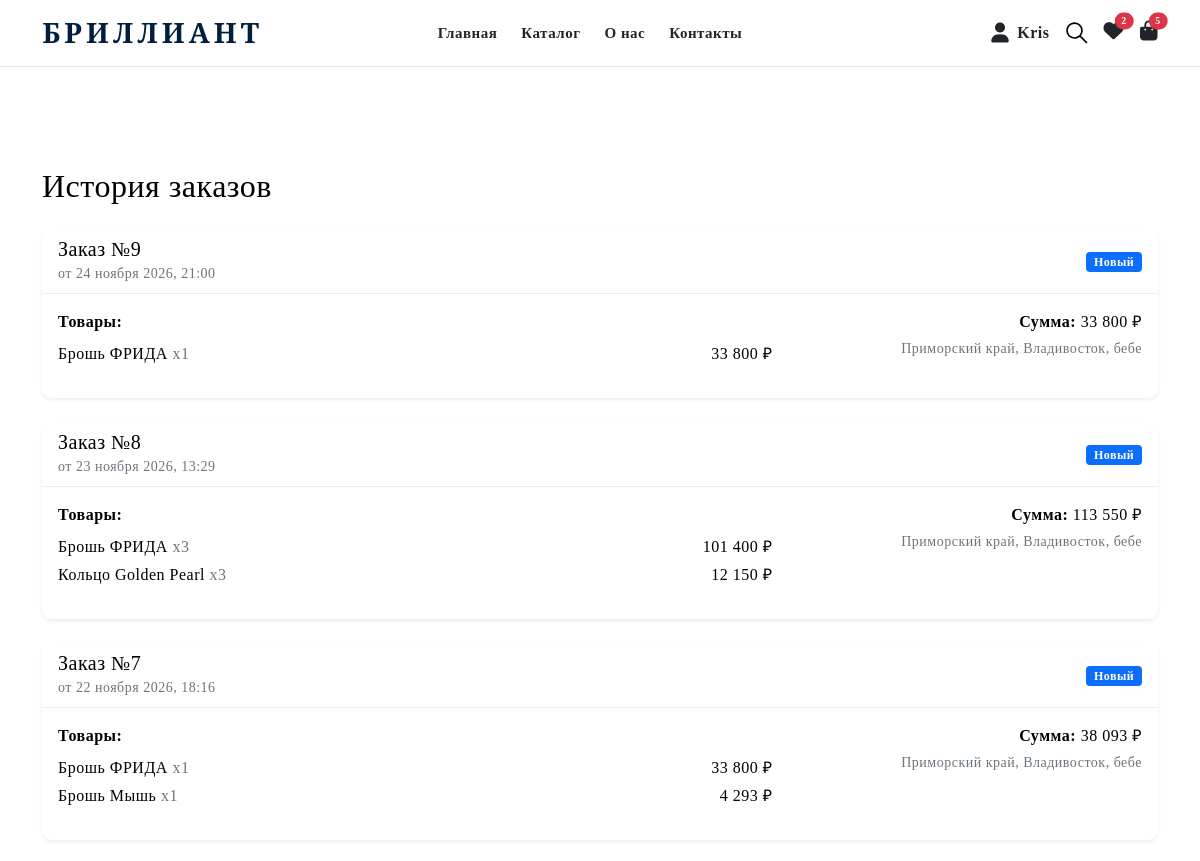
Page /my-orders/ (signed in, upper part) on the earlier database version.
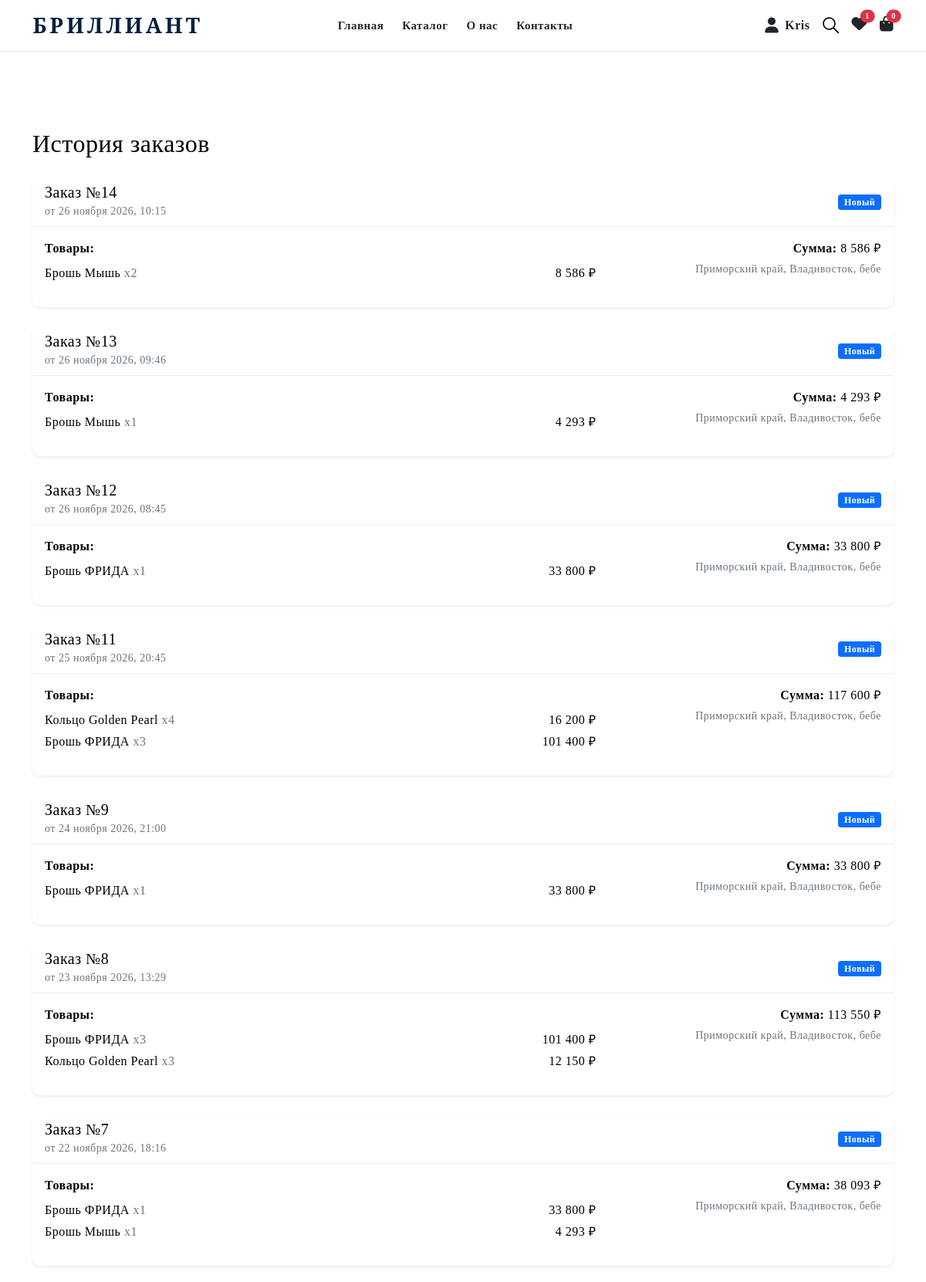
Same page on the later database version.
### users/models.py (models this page shows, shortened)
class Cart(models.Model):
    user = models.OneToOneField(User, on_delete=models.CASCADE, verbose_name="Пользователь")
    created_at = models.DateTimeField(auto_now_add=True)
    @property
    def total_items(self):
        return sum(item.quantity for item in self.items.all())

class CartItem(models.Model):
    cart = models.ForeignKey(Cart, related_name='items', on_delete=models.CASCADE)
    product = models.ForeignKey(Product, on_delete=models.CASCADE)
    quantity = models.PositiveIntegerField(default=1)

class Order(models.Model):
    STATUS_CHOICES = (
        ('new', 'Новый'),
        ('processing', 'В обработке'),
        ('shipped', 'Отправлен'),
        ('delivered', 'Доставлен'),
        ('cancelled', 'Отменен'),
    )
    user = models.ForeignKey(User, on_delete=models.CASCADE, verbose_name="Пользователь")
    first_name = models.CharField('Имя', max_length=50)
    last_name = models.CharField('Фамилия', max_length=50)
    phone = models.CharField('Телефон', max_length=20)
    email = models.EmailField('Email')
    address = models.CharField('Адрес', max_length=255)
    city = models.CharField('Город', max_length=100)
    postal_code = models.CharField('Индекс', max_length=20)
    region = models.CharField('Область', max_length=100, blank=True)
    created_at = models.DateTimeField('Дата создания', auto_now_add=True)
    status = models.CharField('Статус', max_length=20, choices=STATUS_CHOICES, default='new')
    total_price = models.DecimalField('Общая сумма', max_digits=10, decimal_places=2)

class OrderItem(models.Model):
    order = models.ForeignKey(Order, related_name='items', on_delete=models.CASCADE)
    product = models.ForeignKey(Product, on_delete=models.SET_NULL, null=True)
    price = models.DecimalField('Цена', max_digits=10, decimal_places=2)
    quantity = models.PositiveIntegerField('Количество', default=1)
    @property
    def total_price(self):
        return self.price * self.quantity

### main/models.py (models this page shows, shortened)
class Product(models.Model):
    article = models.CharField('Артикул', max_length=50)
    title = models.CharField('Название', max_length=100)
    price = models.DecimalField('Цена', max_digits=10, decimal_places=2)
    description = models.TextField('Описание')
    image = models.ImageField(upload_to='products/', verbose_name="Фото")
    category = models.ForeignKey(Category, on_delete=models.SET_NULL, null=True, verbose_name="Категория")
    vendor = models.ForeignKey(Vendor, on_delete=models.SET_NULL, null=True, verbose_name="Бренд")
    metal = models.ForeignKey(Metal, on_delete=models.SET_NULL, null=True, verbose_name="Металл")
    color = models.ForeignKey(Color, on_delete=models.SET_NULL, null=True, verbose_name="Цвет")
    size = models.ForeignKey(Size, on_delete=models.SET_NULL, null=True, verbose_name="Размер")

### users/views.py (the view)
# urls.py: path('my-orders/', views.order_history, name='order_history'),
@login_required
def order_history(request):
    orders = Order.objects.filter(user=request.user).order_by('-created_at')
    return render(request, 'users/order_history.html', {'orders': orders})

### users/context_processors.py (called while the page is built)
def global_counts(request):
    if request.user.is_authenticated:
        cart = Cart.objects.filter(user=request.user).first()
        return {
            'global_cart': cart,
            'global_wishlist_count': WishlistItem.objects.filter(user=request.user).count(),
        }
    return {
        'global_cart': None,
        'global_wishlist_count': 0,
    }

### main/templates/users/order_history.html
{% extends 'base.html' %}
{% load static %}
{% load humanize %}
{% block content %}
<div class="container mt-100 mb-100">
    <h2 class="mb-4">История заказов</h2>
    {% if orders %}
        <div class="row">
            {% for order in orders %}
            <div class="col-12 mb-4">
                <div class="card shadow-sm border-0" style="border-radius: 10px;">
                    <div class="card-header bg-white d-flex justify-content-between align-items-center" style="border-bottom: 1px solid #eee;">
                        <div>
                            <h5 class="mb-0">Заказ №{{ order.id }}</h5>
                            <small class="text-muted">от {{ order.created_at|date:"d E Y, H:i" }}</small>
                        </div>
                        <div>
                            {% if order.status == 'new' %}
                                <span class="badge bg-primary">Новый</span>
                            {% elif order.status == 'processing' %}
                                <span class="badge bg-warning text-dark">В обработке</span>
                            {% elif order.status == 'shipped' %}
                                <span class="badge bg-info text-dark">Отправлен</span>
                            {% elif order.status == 'delivered' %}
                                <span class="badge bg-success">Доставлен</span>
                            {% else %}
                                <span class="badge bg-secondary">{{ order.get_status_display }}</span>
                            {% endif %}
                        </div>
                    </div>
                    <div class="card-body">
                        <div class="row">
                            <div class="col-md-8">
                                <strong>Товары:</strong>
                                <ul class="list-unstyled mt-2">
                                    {% for item in order.items.all %}
                                    <li class="d-flex justify-content-between mb-1">
                                        <span>{{ item.product.title }} <span class="text-muted">x{{ item.quantity }}</span></span>
                                        <span>{{ item.total_price|floatformat:0|intcomma }} ₽</span>
                                    </li>
                                    {% endfor %}
                                </ul>
                            </div>
                            <div class="col-md-4 text-md-end mt-3 mt-md-0">
                                <p class="mb-1"><strong>Сумма:</strong> {{ order.total_price|floatformat:0|intcomma }} ₽</p>
                                <p class="mb-0 text-muted small">
                                    {{ order.region }}, {{ order.city }}, {{ order.address }}
                                </p>
                            </div>
                        </div>
                    </div>
                </div>
            </div>
            {% endfor %}
        </div>
    {% else %}
        <div class="text-center py-5">
            <h4 class="text-muted">У вас пока нет заказов 😔</h4>
            <a href="/collection" class="btn btn-primary mt-3">Перейти в магазин</a>
        </div>
    {% endif %}
</div>
{% endblock %}

### main/templates/base.html (shortened to what this page needs)
{% load static %}
<!doctype html>
<html lang="ru" class="no-js" style="scroll-behavior: smooth;">
<head>
    <link rel="stylesheet" href="{% static 'css/vendor.css' %}">
    <link rel="stylesheet" href="{% static 'css/style.css' %}">
    <link rel="stylesheet" href="https://cdnjs.cloudflare.com/ajax/libs/font-awesome/6.0.0/css/all.min.css">
</head>
<body>
    <div class="body-wrapper">
        <header class="sticky-header border-btm-black header-1 bg-white">
            <div class="header-bottom py-3">
                <div class="container">
                    <div class="row align-items-center">
                        <div class="col-lg-3 col-md-4 col-4">
                            <div class="header-logo">
                                <a href="/" class="logo-main text-decoration-none">
                                    <h2 class="mb-0 fw-bold" style="font-family: 'Playfair Display', serif; color: #001f3f; letter-spacing: 4px; font-size: 28px;">БРИЛЛИАНТ</h2>
                                </a>
                            </div>
                        </div>
                        <div class="col-lg-6 d-lg-block d-none">
                            <nav class="site-navigation">
                                <ul class="main-menu list-unstyled d-flex justify-content-center gap-4 mb-0">
                                    <li class="nav-item"><a class="nav-link text-dark fw-bold" href="/">Главная</a></li>
                                    <li class="nav-item"><a class="nav-link text-dark fw-bold" href="/collection">Каталог</a></li>
                                    <li class="nav-item"><a class="nav-link text-dark fw-bold" href="/about-us">О нас</a></li>
                                    <li class="nav-item"><a class="nav-link text-dark fw-bold" href="#contacts">Контакты</a></li>
                                </ul>
                            </nav>
                        </div>
                        <div class="col-lg-3 col-md-8 col-8">
                            <div class="header-action d-flex align-items-center justify-content-end gap-3">
                                <a href="{% if user.is_authenticated %}{% url 'profile' %}{% else %}{% url 'login' %}{% endif %}" class="text-dark text-decoration-none d-flex align-items-center gap-2">
                                    <i class="fas fa-user fs-5"></i>
                                    <span class="d-none d-lg-inline fw-bold">{% if user.is_authenticated %}{{ user.username }}{% else %}Вход{% endif %}</span>
                                </a>
                                <a class="header-action-item header-search" href="javascript:void(0)">
                                </a>
                                <a href="/wishlist" class="text-dark text-decoration-none position-relative">
                                    <i class="fas fa-heart fs-5"></i>
                                    <span class="wishlist-badge position-absolute top-0 start-100 translate-middle badge rounded-pill bg-danger" style="font-size: 10px;">
                                        {{ global_wishlist_count|default:0 }}
                                    </span>
                                </a>
                                <a href="/cart/" class="text-dark text-decoration-none position-relative">
                                    <i class="fas fa-shopping-bag fs-5"></i>
                                    <span class="cart-badge position-absolute top-0 start-100 translate-middle badge rounded-pill bg-danger" style="font-size: 10px;">
                                        {{ global_cart.total_items|default:0 }}
                                    </span>
                                </a>
                            </div>
                        </div>
                    </div>
                </div>
            </div>
        </header>
        <main id="MainContent" class="content-for-layout">
            {% block content %}{% endblock %}
        </main>
    </div>
</body>
</html>

Differences in the rows shown:
computed for Cart: total_items "5" → "0"
added Order: id "14", created_at "26 ноября 2026, 10:15", status "Новый", total_price "8 586", region "Приморский край", city "Владивосток", address "бебе"
added OrderItem: product "Брошь Мышь", quantity "2", total_price "8 586", shown under "14"
added Order: id "13", created_at "26 ноября 2026, 09:46", status "Новый", total_price "4 293", region "Приморский край", city "Владивосток", address "бебе"
added OrderItem: product "Брошь Мышь", quantity "1", total_price "4 293", shown under "13"
added Order: id "12", created_at "26 ноября 2026, 08:45", status "Новый", total_price "33 800", region "Приморский край", city "Владивосток", address "бебе"
added OrderItem: product "Брошь ФРИДА", quantity "1", total_price "33 800", shown under "12"
added Order: id "11", created_at "25 ноября 2026, 20:45", status "Новый", total_price "117 600", region "Приморский край", city "Владивосток", address "бебе"
added OrderItem: product "Кольцо Golden Pearl", quantity "4", total_price "16 200", shown under "11"
added OrderItem: product "Брошь ФРИДА", quantity "3", total_price "101 400", shown under "11"
Other differences:
{{ global_wishlist_count|default:0 }}: "2" → "1"
